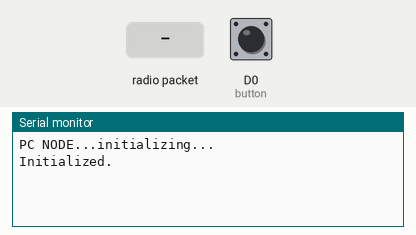
The sketch below on a simulated ESP8266 (Wemos D1 mini). Shown: the last lines printed to the serial monitor. The test bench sets the inputs (shaded band); at power-on: D0 (button) HIGH.

Above: at 1.2 s.
1.3 s: D0 (button) pulled LOW for 0.15 s
At 2.6 s:
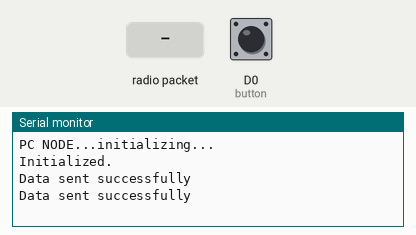
2.9 s: radio packet "1" arrives
At 3.8 s:
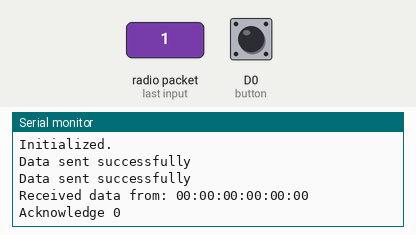

The sketch:

esp_test.ino
```cpp
/****************************************************************************************************************************************************
 *  TITLE: ESP-NOW Getting Started Examples
 *
 *  By Frenoy Osburn
 *  YouTube Video: https://youtu.be/_cNAsTB5JpM
 ****************************************************************************************************************************************************/

 /********************************************************************************************************************
  * Please make sure that you install the board support package for the ESP8266 boards.
  * You will need to add the following URL to your Arduino preferences.
  * Boards Manager URL: http://arduino.esp8266.com/stable/package_esp8266com_index.json
 ********************************************************************************************************************/

 /********************************************************************************************************************
 *  Board Settings:
 *  Board: "WeMos D1 R1 or Mini"
 *  Upload Speed: "921600"
 *  CPU Frequency: "80MHz"
 *  Flash Size: "4MB (FS:@MB OTA:~1019KB)"
 *  Debug Port: "Disabled"
 *  Debug Level: "None"
 *  VTables: "Flash"
 *  IwIP Variant: "v2 Lower Memory"
 *  Exception: "Legacy (new can return nullptr)"
 *  Erase Flash: "Only Sketch"
 *  SSL Support: "All SSL ciphers (most compatible)"
 *  COM Port: Depends *On Your System*
 *********************************************************************************************************************/
#include<ESP8266WiFi.h>
#include<espnow.h>

#define MY_ROLE         ESP_NOW_ROLE_COMBO              // set the role of this device: CONTROLLER, SLAVE, COMBO
#define RECEIVER_ROLE   ESP_NOW_ROLE_COMBO              // set the role of the receiver
#define WIFI_CHANNEL    1

//#define MY_NAME         "SENSOR NODE"
//uint8_t receiverAddress[] = {0xBC, 0xDD, 0xC2, 0xBA, 0xFA, 0xB1};     // PC MAC

#define MY_NAME         "PC NODE"
uint8_t receiverAddress[] = {0xBC, 0xFF, 0x4D, 0x19, 0x1D, 0x33};   // SENSOR MAC


struct __attribute__((packed)) dataPacket {
 char motion[3];
 int ack=0;
 //int sensor1;
  //int sensor2;
  //float sensor3;
};

void transmissionComplete(uint8_t *receiver_mac, uint8_t transmissionStatus) {
  if(transmissionStatus == 0) {
    Serial.println("Data sent successfully");
  } else {
    Serial.print("Error code: ");
    Serial.println(transmissionStatus);
  }
}

void dataReceived(uint8_t *senderMac, uint8_t *data, uint8_t dataLength) {
  char macStr[18];
  dataPacket packet;

  snprintf(macStr, sizeof(macStr), "%02x:%02x:%02x:%02x:%02x:%02x", senderMac[0], senderMac[1], senderMac[2], senderMac[3], senderMac[4], senderMac[5]);

  Serial.println();
  Serial.print("Received data from: ");
  Serial.println(macStr);

  memcpy(&packet, data, sizeof(packet));

  Serial.print("Acknowledge ");
  Serial.println(packet.ack);
}

int button=D0;

void setup() {
  Serial.begin(115200);     // initialize serial port

  Serial.println();
  Serial.println();
  Serial.println();
  Serial.print(MY_NAME);
  Serial.println("...initializing...");

  WiFi.mode(WIFI_STA);
  WiFi.disconnect();        // we do not want to connect to a WiFi network

  if(esp_now_init() != 0) {
    Serial.println("ESP-NOW initialization failed");
    return;
  }

  esp_now_set_self_role(MY_ROLE);
  esp_now_register_send_cb(transmissionComplete);         // this function will get called once all data is sent
  esp_now_register_recv_cb(dataReceived);               // this function will get called whenever we receive data
  esp_now_add_peer(receiverAddress, RECEIVER_ROLE, WIFI_CHANNEL, NULL, 0);

  Serial.println("Initialized.");
pinMode(button,INPUT);
}

void loop() {
  dataPacket packet;

  packet.motion[0] = 'S';
  packet.motion[1] = 'A';
  packet.motion[2] = 'N';
  packet.motion[3] = 'A';
  if(digitalRead(D0)==0){
    esp_now_send(receiverAddress, (uint8_t *) &packet, sizeof(packet));
    }

  delay(100);
}
```

Measured:
- after the input at 1.3 s, the serial monitor: prints a new line at once (image 1)
- after the input at 2.9 s, the serial monitor: prints a new line at once (image 2)
